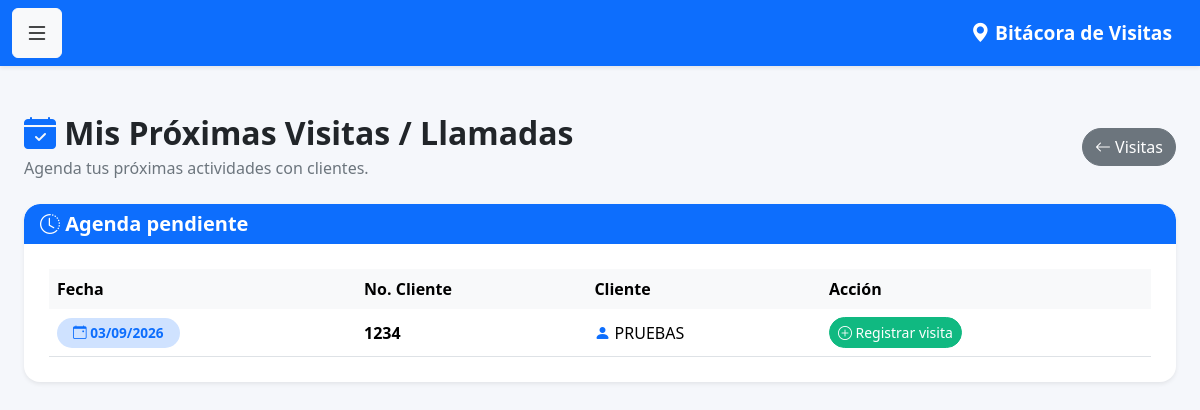
/mis_proximas_visitas (signed in), run on the app's committed database.
### models.py (models this page shows)
class Visita(db.Model):
    __tablename__ = 'visitas'
    id = db.Column(
        db.Integer,
        primary_key=True
    )
    fecha = db.Column(
        db.DateTime,
        default=datetime.now
    )
    observaciones = db.Column(
        db.Text
    )
    venta_realizada = db.Column(
        db.Boolean,
        default=False
    )
    monto_venta = db.Column(
        db.Float,
        default=0
    )
    proxima_visita = db.Column(
        db.Date
    )
    cliente_id = db.Column(
        db.Integer,
        db.ForeignKey('clientes.id')
    )
    usuario_id = db.Column(
        db.Integer,
        db.ForeignKey('usuarios.id')
    )
    latitud = db.Column(
    db.String(50)
    )
    longitud = db.Column(
    db.String(50)
    )
    foto = db.Column(
    db.String(255)
    )
    cliente = db.relationship(
        'Cliente',
        backref='visitas'
    )
    usuario = db.relationship(
        'Usuario',
        backref='visitas'
    )

class Cliente(db.Model):
    __tablename__ = 'clientes'
    id = db.Column(
        db.Integer,
        primary_key=True
    )
    num_cliente = db.Column(
        db.String(20),
        unique=True,
        nullable=False
    )
    nombre = db.Column(
        db.String(150),
        nullable=False
    )
    grupo = db.Column(
        db.String(100)
    )
    canal = db.Column(
        db.String(100)
    )
    vendedor = db.Column(
        db.Integer
    )

### app.py (the view)
@app.route('/mis_proximas_visitas')
@login_required
def mis_proximas_visitas():
    visitas = Visita.query.filter(
        Visita.usuario_id == current_user.id,
        Visita.proxima_visita.isnot(None),
        Visita.proxima_visita >= date.today()
    ).order_by(
        Visita.proxima_visita.asc()
    ).all()
    return render_template(
        'mis_proximas_visitas.html',
        visitas=visitas
    )

### app.py (called while the page is built)
@login_manager.user_loader
def load_user(user_id):
    return Usuario.query.get(int(user_id))

### templates/mis_proximas_visitas.html (shortened to what this page needs)
{% extends 'base.html' %}
{% block contenido %}
<div class="container py-4">
    <div class="d-flex justify-content-between align-items-center mb-4">
        <div>
            <h2 class="fw-bold mb-1">
                <i class="bi bi-calendar-check-fill text-primary"></i>
                Mis Próximas Visitas / Llamadas
            </h2>
            <p class="text-muted mb-0">
                Agenda tus próximas actividades con clientes.
            </p>
        </div>
        <a href="{{ url_for('visitas') }}"
           class="btn btn-secondary rounded-pill">
            <i class="bi bi-arrow-left"></i>
            Visitas
        </a>
    </div>
    <div class="card shadow-sm border-0 rounded-4">
        <div class="card-header bg-primary text-white rounded-top-4">
            <h5 class="mb-0">
                <i class="bi bi-clock-history"></i>
                Agenda pendiente
            </h5>
        </div>
        <div class="card-body">
            <div class="table-responsive">
                <table class="table table-hover align-middle mb-0">
                    <thead class="table-light">
                        <tr>
                            <th>
                                Fecha
                            </th>
                            <th>
                                No. Cliente
                            </th>
                            <th>
                                Cliente
                            </th>
                            <th>
                                Acción
                            </th>
                        </tr>
                    </thead>
                    <tbody>
                    {% for visita in visitas %}
                        <tr>
                            <td>
                                <span class="badge bg-primary-subtle text-primary px-3 py-2">
                                    <i class="bi bi-calendar-event"></i>
                                    {{ visita.proxima_visita.strftime('%d/%m/%Y') }}
                                </span>
                            </td>
                            <td>
                                <strong>
                                    {{ visita.cliente.num_cliente }}
                                </strong>
                            </td>
                            <td>
                                <i class="bi bi-person-fill text-primary"></i>
                                {{ visita.cliente.nombre }}
                            </td>
                            <td>
                                <a href="{{ url_for('nueva_visita') }}"
                                   class="btn btn-sm btn-success rounded-pill">
                                    <i class="bi bi-plus-circle"></i>
                                    Registrar visita
                                </a>
                            </td>
                        </tr>
                    {% endfor %}
                    </tbody>
                </table>
            </div>
        </div>
    </div>
</div>
{% endblock %}

### static/css/style.css (style rules this page uses)
body { background: #f5f7fb; font-family: "Segoe UI", Roboto, Helvetica, Arial, sans-serif; color: #212529; }
.container { max-width: 1400px; }
h1, h2, h3, h4, h5 { font-weight: 700; }
.text-muted { color: #6c757d !important; }
.card { border: none; border-radius: 18px; overflow: hidden; box-shadow: 0 6px 18px rgba(0,0,0,.08); }
.card-header { border: none; }
.card-body { padding: 25px; }
.btn { transition:.25s; }
.btn-success { background:#10b981; border-color:#10b981; }
.table { margin-bottom:0; }
.table thead th { font-weight:600; border:none; }
.table-hover tbody tr { transition:.25s; }
.table td, .table th { vertical-align:middle; }
.badge { padding:8px 12px; border-radius:20px; font-size:.85rem; }
.btn-sm { border-radius:10px; }
.table td { max-width:250px; }
.table td:nth-child(4) { white-space:normal; }

### data on the page
Visita: proxima_visita "03/09/2026", cliente.num_cliente "1234", cliente.nombre "PRUEBAS"
